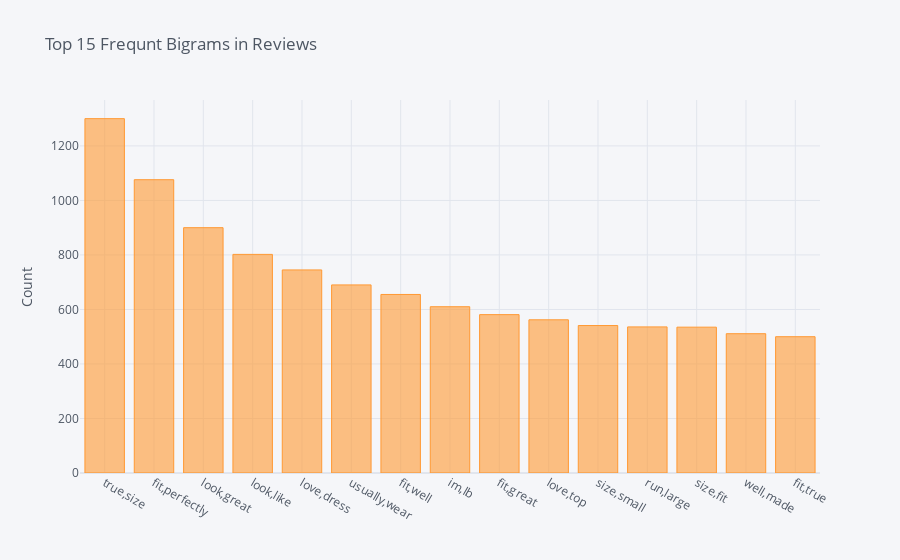

The cell this chart's notebook holds for it:
### Code cell
# PLotting Bigrams
biDf = pd.Series(nltk.ngrams(unigram_words, 2)).value_counts().to_frame().reset_index()
biDf.columns = ['word','count']
biDf['word'] = biDf.word.apply(lambda x: ",".join(x))
biDf.head(15).iplot(kind='bar', x='word', y='count', yTitle='Count', title='Top 15 Frequnt Bigrams in Reviews')

### Figure 1 — Plotly figure (JSON) as saved in the notebook; plotly's stock layout.template omitted (floating-point values rounded to 4 significant figures)
{"data": [{"marker": {"color": "rgba(255, 153, 51, 0.6)", "line": {"color": "rgba(255, 153, 51, 1.0)", "width": 1}}, "name": "count", "orientation": "v", "text": "", "type": "bar", "x": ["true,size", "fit,perfectly", "look,great", "look,like", "love,dress", "usually,wear", "fit,well", "im,lb", "fit,great", "love,top", "size,small", "run,large", "size,fit", "well,made", "fit,true"], "y": [1300, 1076, 900, 802, 745, 690, 655, 610, 581, 562, 541, 536, 535, 511, 500]}], "layout": {"legend": {"bgcolor": "#F5F6F9", "font": {"color": "#4D5663"}}, "paper_bgcolor": "#F5F6F9", "plot_bgcolor": "#F5F6F9", "title": {"font": {"color": "#4D5663"}, "text": "Top 15 Frequnt Bigrams in Reviews"}, "xaxis": {"gridcolor": "#E1E5ED", "showgrid": true, "tickfont": {"color": "#4D5663"}, "title": {"font": {"color": "#4D5663"}, "text": ""}, "zerolinecolor": "#E1E5ED"}, "yaxis": {"gridcolor": "#E1E5ED", "showgrid": true, "tickfont": {"color": "#4D5663"}, "title": {"font": {"color": "#4D5663"}, "text": "Count"}, "zerolinecolor": "#E1E5ED"}}}
